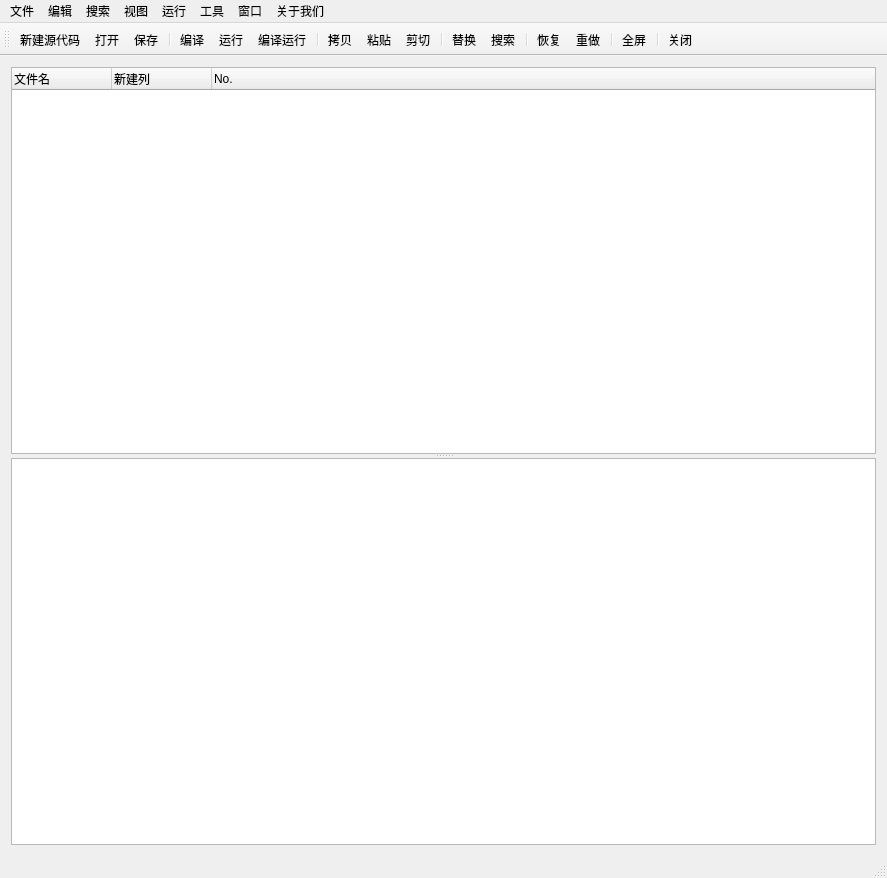
<?xml version="1.0" encoding="UTF-8"?>
<ui version="4.0">
 <class>MainWindow</class>
 <widget class="QMainWindow" name="MainWindow">
  <property name="geometry">
   <rect>
    <x>0</x>
    <y>0</y>
    <width>887</width>
    <height>878</height>
   </rect>
  </property>
  <property name="windowTitle">
   <string>MainWindow</string>
  </property>
  <property name="autoFillBackground">
   <bool>true</bool>
  </property>
  <widget class="QWidget" name="centralWidget">
   <layout class="QGridLayout" name="gridLayout">
    <item row="0" column="0">
     <widget class="QSplitter" name="splitter_2">
      <property name="orientation">
       <enum>Qt::Vertical</enum>
      </property>
      <widget class="QSplitter" name="splitter">
       <property name="orientation">
        <enum>Qt::Horizontal</enum>
       </property>
       <widget class="QTreeWidget" name="treeWidget">
        <property name="contextMenuPolicy">
         <enum>Qt::CustomContextMenu</enum>
        </property>
        <column>
         <property name="text">
          <string notr="true">文件名</string>
         </property>
        </column>
        <column>
         <property name="text">
          <string>新建列</string>
         </property>
        </column>
        <column>
         <property name="text">
          <string>No.</string>
         </property>
        </column>
       </widget>
      </widget>
      <widget class="QTextEdit" name="ResultWidget"/>
     </widget>
    </item>
   </layout>
  </widget>
  <widget class="QMenuBar" name="menuBar">
   <property name="geometry">
    <rect>
     <x>0</x>
     <y>0</y>
     <width>887</width>
     <height>17</height>
    </rect>
   </property>
   <widget class="QMenu" name="menu_file">
    <property name="title">
     <string>文件</string>
    </property>
    <widget class="QMenu" name="menu">
     <property name="title">
      <string>新建</string>
     </property>
     <addaction name="separator"/>
     <addaction name="action_n"/>
     <addaction name="action_p"/>
    </widget>
    <addaction name="menu"/>
    <addaction name="separator"/>
    <addaction name="action_op"/>
    <addaction name="action_save"/>
    <addaction name="action_sava"/>
    <addaction name="action_saval"/>
    <addaction name="separator"/>
    <addaction name="action_closal"/>
   </widget>
   <widget class="QMenu" name="menu_edit">
    <property name="title">
     <string>编辑</string>
    </property>
    <addaction name="action_redo"/>
    <addaction name="actionreg"/>
    <addaction name="separator"/>
    <addaction name="actioncut"/>
    <addaction name="actioncpy"/>
    <addaction name="actionpst"/>
    <addaction name="actionsal"/>
    <addaction name="separator"/>
    <addaction name="actionsdfs"/>
    <addaction name="actioncann"/>
    <addaction name="actionann"/>
    <addaction name="actionind"/>
    <addaction name="actioncind"/>
   </widget>
   <widget class="QMenu" name="menu_srch">
    <property name="title">
     <string>搜索</string>
    </property>
    <addaction name="actionsrh"/>
    <addaction name="actionrep"/>
   </widget>
   <widget class="QMenu" name="menu_view">
    <property name="title">
     <string>视图</string>
    </property>
   </widget>
   <widget class="QMenu" name="menu_run">
    <property name="title">
     <string>运行</string>
    </property>
    <addaction name="actionedit"/>
    <addaction name="actionrun"/>
    <addaction name="actioncpr"/>
   </widget>
   <widget class="QMenu" name="menu_tool">
    <property name="title">
     <string>工具</string>
    </property>
   </widget>
   <widget class="QMenu" name="menu_wdw">
    <property name="title">
     <string>窗口</string>
    </property>
    <addaction name="actioncla"/>
    <addaction name="separator"/>
    <addaction name="actionfs"/>
    <addaction name="separator"/>
    <addaction name="actionf"/>
    <addaction name="actionl"/>
   </widget>
   <widget class="QMenu" name="menu_us">
    <property name="title">
     <string>关于我们</string>
    </property>
    <addaction name="actionteam"/>
    <addaction name="separator"/>
    <addaction name="action_jdx"/>
    <addaction name="action_cjh"/>
    <addaction name="action_ssq"/>
   </widget>
   <addaction name="menu_file"/>
   <addaction name="menu_edit"/>
   <addaction name="menu_srch"/>
   <addaction name="menu_view"/>
   <addaction name="menu_run"/>
   <addaction name="menu_tool"/>
   <addaction name="menu_wdw"/>
   <addaction name="menu_us"/>
  </widget>
  <widget class="QToolBar" name="mainToolBar">
   <attribute name="toolBarArea">
    <enum>TopToolBarArea</enum>
   </attribute>
   <attribute name="toolBarBreak">
    <bool>false</bool>
   </attribute>
   <addaction name="action_n"/>
   <addaction name="action_op"/>
   <addaction name="action_save"/>
   <addaction name="separator"/>
   <addaction name="actionedit"/>
   <addaction name="actionrun"/>
   <addaction name="actioncpr"/>
   <addaction name="separator"/>
   <addaction name="actioncpy"/>
   <addaction name="actionpst"/>
   <addaction name="actioncut"/>
   <addaction name="separator"/>
   <addaction name="actionrep"/>
   <addaction name="actionsrh"/>
   <addaction name="separator"/>
   <addaction name="actionreg"/>
   <addaction name="action_redo"/>
   <addaction name="separator"/>
   <addaction name="actionfs"/>
   <addaction name="separator"/>
   <addaction name="action_close"/>
  </widget>
  <widget class="QStatusBar" name="statusBar"/>
  <action name="action_op">
   <property name="icon">
    <iconset resource="res.qrc">
     <normaloff>:/resource/open.png</normaloff>:/resource/open.png</iconset>
   </property>
   <property name="text">
    <string>打开</string>
   </property>
   <property name="shortcut">
    <string>Ctrl+O</string>
   </property>
  </action>
  <action name="action_save">
   <property name="icon">
    <iconset resource="res.qrc">
     <normaloff>:/resource/save.png</normaloff>:/resource/save.png</iconset>
   </property>
   <property name="text">
    <string>保存</string>
   </property>
   <property name="shortcut">
    <string>Ctrl+S</string>
   </property>
  </action>
  <action name="action_sava">
   <property name="text">
    <string>另存为</string>
   </property>
  </action>
  <action name="action_saval">
   <property name="text">
    <string>全部保存</string>
   </property>
  </action>
  <action name="action_close">
   <property name="icon">
    <iconset resource="res.qrc">
     <normaloff>:/resource/close.png</normaloff>:/resource/close.png</iconset>
   </property>
   <property name="text">
    <string>关闭</string>
   </property>
  </action>
  <action name="action_closal">
   <property name="text">
    <string>全部关闭</string>
   </property>
  </action>
  <action name="action_n">
   <property name="icon">
    <iconset resource="res.qrc">
     <normaloff>:/resource/new.png</normaloff>:/resource/new.png</iconset>
   </property>
   <property name="text">
    <string>新建源代码</string>
   </property>
   <property name="shortcut">
    <string>Ctrl+N</string>
   </property>
  </action>
  <action name="action_p">
   <property name="text">
    <string>新建项目</string>
   </property>
  </action>
  <action name="action_redo">
   <property name="icon">
    <iconset resource="res.qrc">
     <normaloff>:/resource/right.png</normaloff>:/resource/right.png</iconset>
   </property>
   <property name="text">
    <string>重做</string>
   </property>
   <property name="shortcut">
    <string>Ctrl+Y</string>
   </property>
  </action>
  <action name="actionreg">
   <property name="icon">
    <iconset resource="res.qrc">
     <normaloff>:/resource/left.png</normaloff>:/resource/left.png</iconset>
   </property>
   <property name="text">
    <string>恢复</string>
   </property>
   <property name="shortcut">
    <string>Ctrl+Z</string>
   </property>
  </action>
  <action name="actioncut">
   <property name="icon">
    <iconset resource="res.qrc">
     <normaloff>:/resource/cut.png</normaloff>:/resource/cut.png</iconset>
   </property>
   <property name="text">
    <string>剪切</string>
   </property>
   <property name="shortcut">
    <string>Ctrl+X</string>
   </property>
  </action>
  <action name="actioncpy">
   <property name="icon">
    <iconset resource="res.qrc">
     <normaloff>:/resource/copy.png</normaloff>:/resource/copy.png</iconset>
   </property>
   <property name="text">
    <string>拷贝</string>
   </property>
   <property name="shortcut">
    <string>Ctrl+C</string>
   </property>
  </action>
  <action name="actionpst">
   <property name="icon">
    <iconset resource="res.qrc">
     <normaloff>:/resource/paste.png</normaloff>:/resource/paste.png</iconset>
   </property>
   <property name="text">
    <string>粘贴</string>
   </property>
   <property name="shortcut">
    <string>Ctrl+V</string>
   </property>
  </action>
  <action name="actionsal">
   <property name="text">
    <string>选择全部</string>
   </property>
   <property name="shortcut">
    <string>Ctrl+A</string>
   </property>
  </action>
  <action name="actionann">
   <property name="text">
    <string>切换行类注释</string>
   </property>
   <property name="shortcut">
    <string>Ctrl+;</string>
   </property>
  </action>
  <action name="actioncann">
   <property name="text">
    <string>取消注释</string>
   </property>
   <property name="shortcut">
    <string>Ctrl+/</string>
   </property>
  </action>
  <action name="actionind">
   <property name="text">
    <string>缩进</string>
   </property>
  </action>
  <action name="actioncind">
   <property name="text">
    <string>取消缩进</string>
   </property>
  </action>
  <action name="actionsrh">
   <property name="icon">
    <iconset resource="res.qrc">
     <normaloff>:/resource/search.png</normaloff>:/resource/search.png</iconset>
   </property>
   <property name="text">
    <string>搜索</string>
   </property>
   <property name="shortcut">
    <string>Ctrl+F</string>
   </property>
  </action>
  <action name="actionrep">
   <property name="icon">
    <iconset resource="res.qrc">
     <normaloff>:/resource/replace.png</normaloff>:/resource/replace.png</iconset>
   </property>
   <property name="text">
    <string>替换</string>
   </property>
   <property name="shortcut">
    <string>Ctrl+R</string>
   </property>
  </action>
  <action name="actionedit">
   <property name="icon">
    <iconset resource="res.qrc">
     <normaloff>:/resource/compile.png</normaloff>:/resource/compile.png</iconset>
   </property>
   <property name="text">
    <string>编译</string>
   </property>
   <property name="shortcut">
    <string>F9</string>
   </property>
  </action>
  <action name="actionrun">
   <property name="icon">
    <iconset resource="res.qrc">
     <normaloff>:/resource/run.png</normaloff>:/resource/run.png</iconset>
   </property>
   <property name="text">
    <string>运行</string>
   </property>
   <property name="shortcut">
    <string>F10</string>
   </property>
  </action>
  <action name="actioncpr">
   <property name="icon">
    <iconset resource="res.qrc">
     <normaloff>:/resource/bay.png</normaloff>:/resource/bay.png</iconset>
   </property>
   <property name="text">
    <string>编译运行</string>
   </property>
   <property name="shortcut">
    <string>F11</string>
   </property>
  </action>
  <action name="actioncla">
   <property name="text">
    <string>全部关闭</string>
   </property>
  </action>
  <action name="actionteam">
   <property name="text">
    <string>我们的小队</string>
   </property>
  </action>
  <action name="actionfs">
   <property name="icon">
    <iconset resource="res.qrc">
     <normaloff>:/resource/full screen.png</normaloff>:/resource/full screen.png</iconset>
   </property>
   <property name="text">
    <string>全屏</string>
   </property>
   <property name="shortcut">
    <string>F1</string>
   </property>
  </action>
  <action name="actionf">
   <property name="text">
    <string>后继</string>
   </property>
  </action>
  <action name="actionl">
   <property name="text">
    <string>前驱</string>
   </property>
  </action>
  <action name="action_jdx">
   <property name="text">
    <string>蒋东旭</string>
   </property>
  </action>
  <action name="action_cjh">
   <property name="text">
    <string>陈家辉</string>
   </property>
  </action>
  <action name="action_ssq">
   <property name="text">
    <string>孙少卿</string>
   </property>
  </action>
  <action name="actionsdfs">
   <property name="text">
    <string>注释</string>
   </property>
   <property name="shortcut">
    <string>Ctrl+/</string>
   </property>
  </action>
 </widget>
 <layoutdefault spacing="6" margin="11"/>
 <resources>
  <include location="res.qrc"/>
 </resources>
 <connections/>
</ui>
